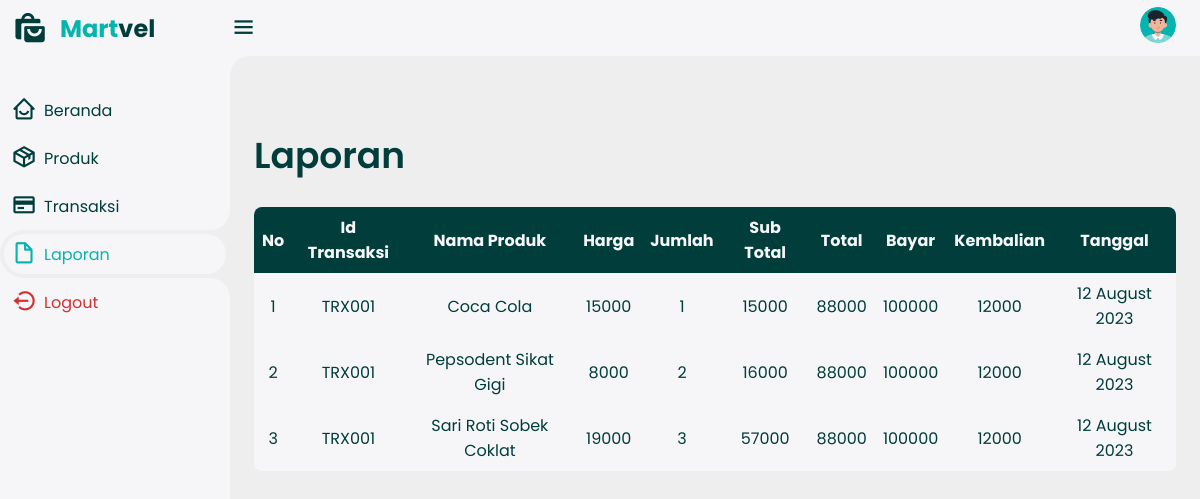
The app's page /laporan.php with its own data.
### tables this page shows
CREATE TABLE `laporan` (
  `id_transaksi` varchar(14) NOT NULL,
  `namaproduk` varchar(30) NOT NULL,
  `harga` int(9) NOT NULL,
  `jumlah` int(2) NOT NULL,
  `sub_total` int(9) NOT NULL,
  `total` int(9) NOT NULL,
  `bayar` int(9) NOT NULL,
  `kembalian` int(9) NOT NULL,
  `tgl` varchar(20) NOT NULL
);

### laporan.php (the view, shortened to what this page needs)
<!DOCTYPE html>
<html lang="en">
<head>
    <link rel="stylesheet" href="css/dashboard.css" />
    <link href="https://unpkg.com/boxicons@2.1.4/css/boxicons.min.css" rel="stylesheet" />
</head>
<body>
    <?php
    include 'sidebar.php';
    ?>
    <div class="content dashboard">
        <nav>
            <i class="bx bx-menu"></i>
            <a href="#" class="profile" id="profile-link">
                <img src="img/profile.jpg" />
            </a>
        </nav>
        <main>
            <div class="product-table-container">
                <h1>Laporan</h1>
                <table class="product-table">
                    <thead>
                        <tr>
                            <th>No</th>
                            <th>Id Transaksi</th>
                            <th>Nama Produk</th>
                            <th>Harga</th>
                            <th>Jumlah</th>
                            <th>Sub Total</th>
                            <th>Total</th>
                            <th>Bayar</th>
                            <th>Kembalian</th>
                            <th>Tanggal</th>
                        </tr>
                    </thead>
                    <tbody>
                        <?php
                        require("koneksi.php");
                        $sql = "select * from laporan";
                        $hasil = mysqli_query($conn, $sql);
                        $row = mysqli_fetch_row($hasil);
                        $n = 1;
                        do {
                            list($id_transaksi, $namaproduk, $harga, $jumlah, $sub_total, $total, $bayar, $kembalian, $tgl) = $row;
                            echo "<tr>
                    <td>$n</td>
                    <td>$id_transaksi</td>
                    <td>$namaproduk</td>
                    <td>$harga</td>
                    <td>$jumlah</td>
                    <td>$sub_total</td>
                    <td>$total</td>
                    <td>$bayar</td>
                    <td>$kembalian</td>
                    <td>$tgl</td>
                </tr>
                </tbody>";
                            $n++;
                        } while ($row = mysqli_fetch_row($hasil));
                        ?>
                </table>
            </div>
        </main>
    </div>
</body>
</html>

### sidebar.php
<div class="sidebar">
    <a href="dashboard.php" class="logo">
        <i class="bx bxs-shopping-bags"></i>
        <div class="logo-name"><span>Mart</span>vel</div>
    </a>
    <ul class="side-menu">
        <li <?php if (basename($_SERVER['PHP_SELF']) == 'dashboard.php') echo 'class="active"'; ?>>
            <a href="dashboard.php"><i class="bx bx-home-smile"></i>Beranda</a>
        </li>
        <li <?php if (basename($_SERVER['PHP_SELF']) == 'produk.php') echo 'class="active"'; ?>>
            <a href="produk.php"><i class="bx bx-package"></i>Produk</a>
        </li>
        <li <?php if (basename($_SERVER['PHP_SELF']) == 'transaksi.php') echo 'class="active"'; ?>>
            <a href="transaksi.php"><i class="bx bx-credit-card"></i>Transaksi</a>
        </li>
        <li <?php if (basename($_SERVER['PHP_SELF']) == 'laporan.php') echo 'class="active"'; ?>>
            <a href="laporan.php"><i class='bx bx-file-blank'></i>Laporan</a>
        </li>
        <li <?php if (basename($_SERVER['PHP_SELF']) == 'login.php') echo 'class="active"'; ?>>
            <a href="login.php" class="logout"><i class="bx bx-log-out-circle"></i>Logout</a>
        </li>
    </ul>
</div>

### css/dashboard.css (style rules this page uses)
:root { --primary: #003d3b; --primary2: #05b3af; --light: #f6f6f9; --grey: #eee; --dark: #181a1e; --danger: #d32f2f; --light-danger: #fecdd3; --dark-danger: #6b1919; --warning: #fbc02d; --light-warning: #fff2c6; --success: #388e3c; --light-success: #bbf7d0; }
* { margin: 0; padding: 0; box-sizing: border-box; font-family: "Poppins", sans-serif; }
.bx { font-size: 1.7rem; }
a { text-decoration: none; }
li { list-style: none; }
html { overflow-x: hidden; }
body { background: var(--grey); overflow-x: hidden; }
.sidebar { position: fixed; top: 0; left: 0; background: var(--light); width: 230px; height: 100%; z-index: 2000; overflow-x: hidden; scrollbar-width: none; transition: all 0.3s ease; display: flex; flex-direction: column; }
.sidebar .logo { font-size: 24px; font-weight: 700; height: 56px; display: flex; align-items: center; color: var(--primary); z-index: 500; padding-bottom: 20px; box-sizing: content-box; }
.sidebar .logo .logo-name span { color: var(--primary2); }
.sidebar .logo .bx { min-width: 60px; display: flex; justify-content: center; font-size: 2.2rem; }
.sidebar .side-menu { width: 100%; margin-top: 10px; flex-grow: 1; }
.sidebar .side-menu li { height: 48px; background: transparent; border-radius: 48px 0 0 48px; padding: 4px; margin-left: 0; }
.sidebar .side-menu li.active { background: var(--grey); position: relative; }
.sidebar .side-menu li.active::before { content: ""; position: absolute; width: 40px; height: 40px; border-radius: 50%; top: -40px; right: 0; box-shadow: 20px 20px 0 var(--grey); z-index: -1; }
.sidebar .side-menu li.active::after { content: ""; position: absolute; width: 40px; height: 40px; border-radius: 50%; bottom: -40px; right: 0; box-shadow: 20px -20px 0 var(--grey); z-index: -1; }
.sidebar .side-menu li a { width: 100%; height: 100%; background: var(--light); display: flex; align-items: center; border-radius: 48px; font-size: 16px; color: var(--primary); white-space: nowrap; overflow-x: hidden; transition: all 0.3s ease; }
.sidebar .side-menu li.active a { color: var(--primary2); }
.sidebar .side-menu li a .bx { min-width: calc(60px - ((4px + 6px) * 2)); display: flex; font-size: 1.6rem; justify-content: center; }
.sidebar .side-menu li a.logout { color: var(--danger); }
.sidebar .side-menu li:last-child { margin-top: auto; }
.content { position: relative; width: calc(100% - 230px); left: 230px; transition: all 0.3s ease; }
.content nav { height: 56px; background: var(--light); padding: 0 24px 0 0; display: flex; align-items: center; grid-gap: 24px; position: sticky; top: 0; left: 0; z-index: 1000; justify-content: space-between; }
.content nav::before { content: ""; position: absolute; width: 40px; height: 40px; bottom: -40px; left: 0; border-radius: 50%; box-shadow: -20px -20px 0 var(--light); }
.content nav a { color: var(--primary); }
.content nav .bx.bx-menu { cursor: pointer; color: var(--primary); }
.content nav .profile img { width: 36px; height: 36px; object-fit: cover; border-radius: 50%; }
.content main { width: 100%; padding: 36px 24px; max-height: calc(100vh - 56px); overflow-x: auto; }
.content main .product-table { width: 100%; border-collapse: collapse; margin-top: 24px; border-radius: 8px; overflow: hidden; }
.content main .product-table td { padding: 8px; text-align: left; color: var(--primary); text-align: center; }
.content main .product-table thead th { padding: 8px; text-align: left; color: var(--light); text-align: center; background-color: var(--primary); }
.product-table tbody tr:nth-child(odd) { background-color: #f6f6f9; }
.content main .product-table tbody tr td:last-child { border-bottom: none; }
.content main .product-table-container { margin-top: 36px; }
.content main .product-table-container h1 { color: var(--primary); font-size: 36px; font-weight: 600; }
.content main .product-table { width: 100%; border-collapse: collapse; }
.content main .product-table th, .content main .product-table td { padding: 8px; text-align: center; }
.content main .product-table th { background-color: var(--light); text-align: center; }
*, *:before, *:after { -webkit-box-sizing: border-box; -moz-box-sizing: border-box; box-sizing: border-box; }

### records on screen
laporan: id_transaksi "TRX001", namaproduk "Coca Cola", harga "15000", jumlah "1", sub_total "15000", total "88000", bayar "100000", kembalian "12000", tgl "12 August 2023"
laporan: id_transaksi "TRX001", namaproduk "Pepsodent Sikat Gigi", harga "8000", jumlah "2", sub_total "16000", total "88000", bayar "100000", kembalian "12000", tgl "12 August 2023"
laporan: id_transaksi "TRX001", namaproduk "Sari Roti Sobek Coklat", harga "19000", jumlah "3", sub_total "57000", total "88000", bayar "100000", kembalian "12000", tgl "12 August 2023"
